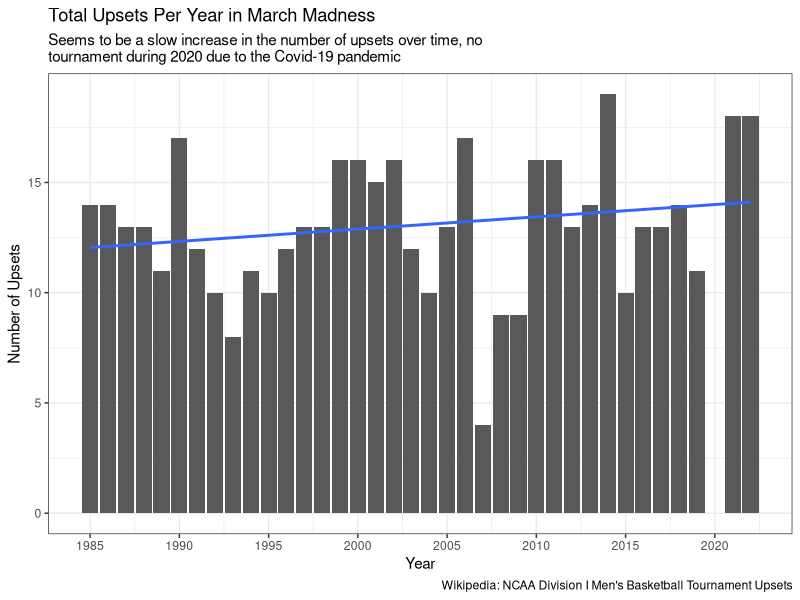

Write R code to recreate this figure.
## ---- chunk 1
knitr::opts_chunk$set(echo = TRUE)
library(tidyverse)
library(dplyr)
## ---- chunk 2
total_upsets <- read_csv(file = "data_cleaned.csv")

last_year_upsets <- tribble(~YEAR, ~upsets_per_year, 
                            2022, 18)
                
 # mutated upset twice for clarification that 1 = true and 0 = false
upsets_by_year <- total_upsets |> 
  select(WSEED, LSEED, YEAR, ROUND) |> 
  mutate(upset = if_else(WSEED > LSEED + 1, TRUE, FALSE)) |> 
  mutate(upset = if_else(WSEED > LSEED + 1, 1, 0)) |> 
  group_by(YEAR) |> 
  summarize(upsets_per_year = sum(upset))

all_upsets <- full_join(upsets_by_year, last_year_upsets)

all_upsets |> 
  ggplot(aes(x = YEAR, y = upsets_per_year)) + 
    geom_col() + 
    geom_smooth(method = "lm", formula = y~x, se = FALSE) + 
    scale_x_continuous(breaks = c(1985, 1990, 1995, 2000, 2005,                                     2010, 2015, 2020)) + 
    scale_y_continuous(breaks = c(0, 5, 10, 15, 20)) + 
    labs(title = "Total Upsets Per Year in March Madness", 
         subtitle = "Seems to be a slow increase in the number of upsets over time, no\ntournament during 2020 due to the Covid-19 pandemic", 
         x = "Year", 
         y = "Number of Upsets", 
         caption = "Wikipedia: NCAA Division I Men's Basketball Tournament Upsets") + 
    theme_bw()
  
